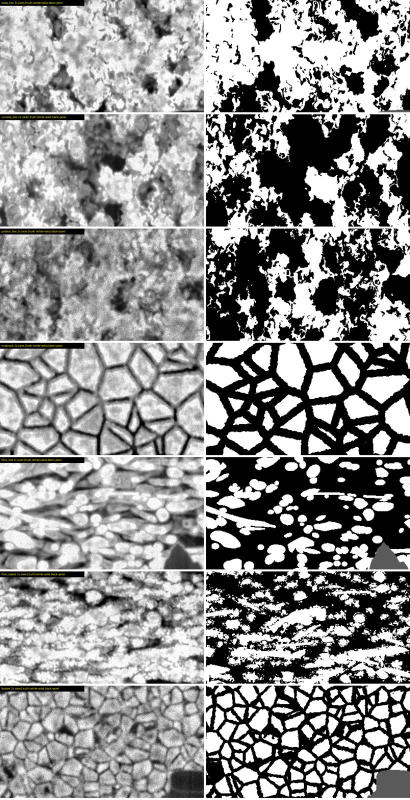
#> input picture webapp/samples/team_hou_zoom_types.jpg, 820 x 1600 px (shown at 1/2 size)
$ python -i roi.py   (imports and definitions only)
#> lines starting #> are read from the running program, lines starting #| are printed output that depends on the picture
"""Catalyst-layer region of interest.

The catalyst layer is the only strongly textured band in the frame: the Pt cap
above it and the membrane below it are smooth. We threshold a local-texture map,
take per-column top/bottom boundaries, smooth them along x and z, and shrink the
band by a margin so the Pt-infiltrated top fringe and the membrane edge stay out.
"""
import numpy as np
from scipy import ndimage as ndi
from skimage.filters import threshold_otsu

TEXTURE_WIN = 21      # px, local-std window
TEXTURE_SMOOTH = 6    # px, gaussian on the texture map
X_MEDIAN = 51         # px, boundary smoothing along x
Z_MEDIAN = 9          # slices, boundary smoothing along z
MARGIN = 30           # px, inward shrink of the band (~180 nm at 6 nm/px)
SIDE_MARGIN = 40      # px, trimmed from each lateral end (trench side walls)
EDGE_VOID_MIN = 1500  # px, dark regions this big that touch the band edge are gaps, not pores
EDGE_VOID_NECK = 7    # px, opening radius that separates a gap from pores connected to it
EDGE_VOID_DEPTH = 90  # px, gaps are only removed this far into the band
MIN_THICKNESS = 60    # px, columns thinner than this are dropped


def texture_map(img):
    g = ndi.gaussian_filter(img.astype(np.float32), 1.0)
    mu = ndi.uniform_filter(g, TEXTURE_WIN)
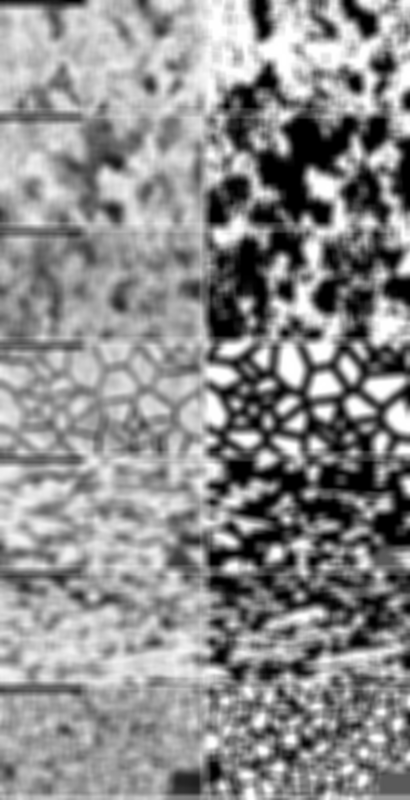
#> mu: shape (1600, 820) float32 (shown at 1/2 size); min -2.18e-14, max 255, mean 141.3; drawn with min black and max white
    var = ndi.uniform_filter(g * g, TEXTURE_WIN) - mu * mu
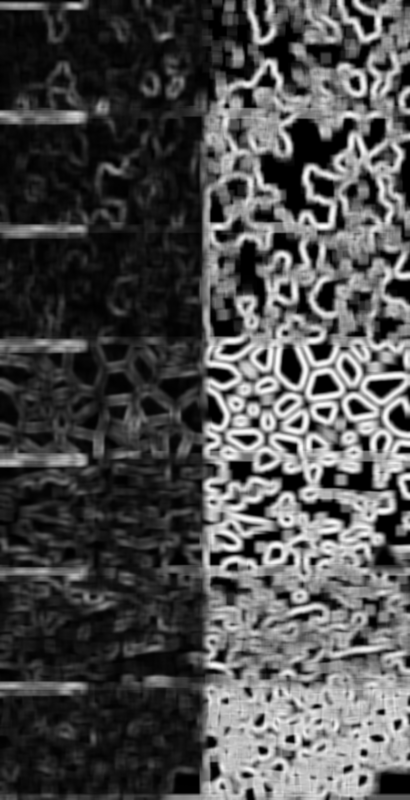
#> var: shape (1600, 820) float32 (shown at 1/2 size); min -0.00391, max 14426.5, mean 4415.9; drawn with min black and max white
    return ndi.gaussian_filter(np.sqrt(np.maximum(var, 0)), TEXTURE_SMOOTH)
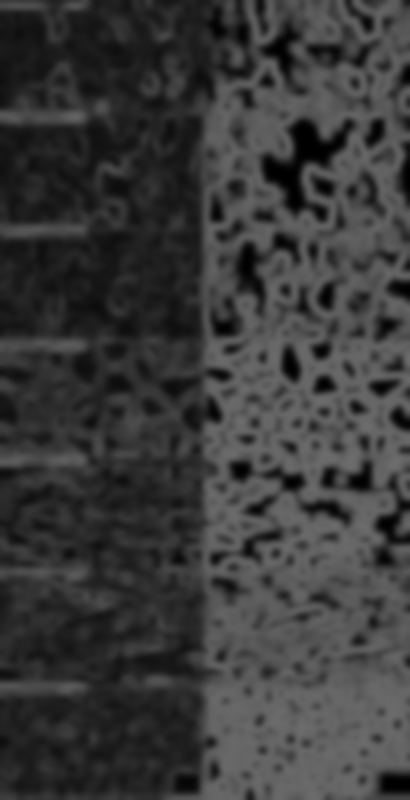
#> returned value: shape (1600, 820) float32 (shown at 1/2 size); min 0.000226, max 109.4, mean 58.2


# [76 lines left out: functions texture_threshold, raw_boundaries, _nanmedian_filter, smooth_boundaries, roi_from_boundaries, drop_edge_voids, not called in this run]


def _disk(r):
    y, x = np.ogrid[-r:r + 1, -r:r + 1]
    return x * x + y * y <= r * r

>>> import cv2
>>> picture = cv2.imread('../webapp/samples/team_hou_zoom_types.jpg', cv2.IMREAD_GRAYSCALE)
>>> result = texture_map(picture)

$ run again, on webapp/samples/comp_full_frame110.png
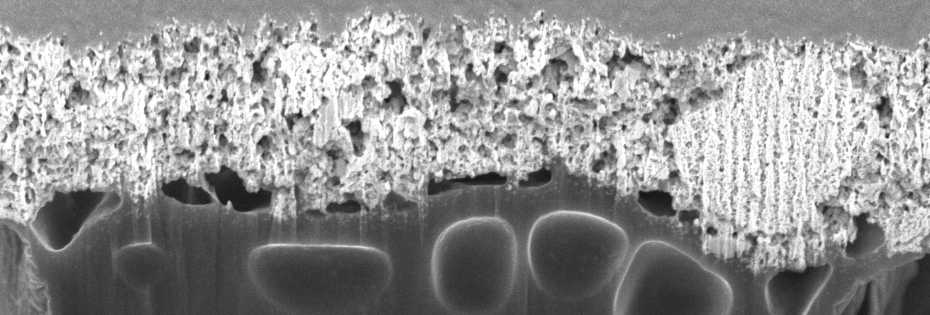
#> input picture webapp/samples/comp_full_frame110.png, 1860 x 630 px (shown at 1/2 size)
#> picture is the input picture: shape (630, 1860); min 13, max 255, mean 146.4
#> in texture_map, `var = ndi.uniform_filter(g * g, TEXTURE_WIN) - mu * mu`:
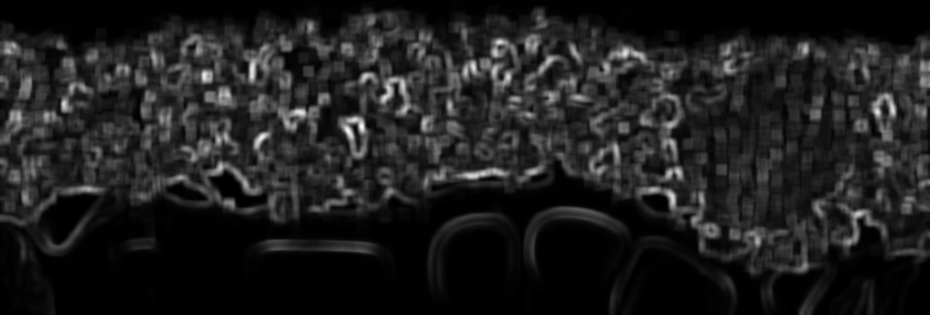
#> var: shape (630, 1860) float32 (shown at 1/2 size); min 1.62, max 6254, mean 767; drawn with min black and max white
#> in texture_map, `return ndi.gaussian_filter(np.sqrt(np.maximum(var, 0)), TEXTURE_SMOOTH)`:
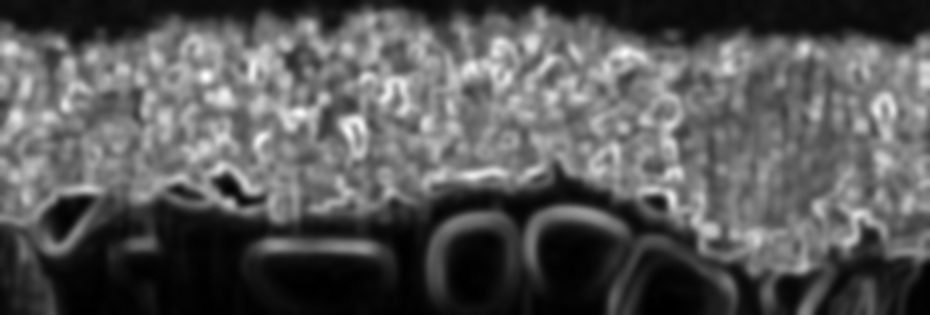
#> returned value: shape (630, 1860) float32 (shown at 1/2 size); min 1.52, max 64.03, mean 23.1; drawn with min black and max white

$ run again, on webapp/samples/comp_full_frame300.png
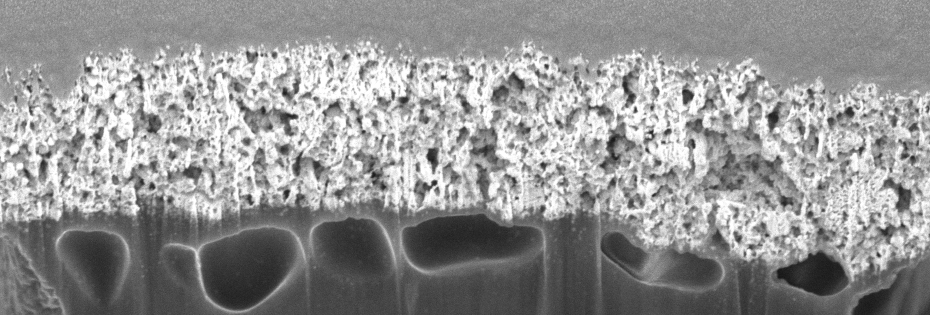
#> input picture webapp/samples/comp_full_frame300.png, 1860 x 630 px (shown at 1/2 size)
#> picture is the input picture: shape (630, 1860); min 17, max 255, mean 147.6
#> in texture_map, `var = ndi.uniform_filter(g * g, TEXTURE_WIN) - mu * mu`:
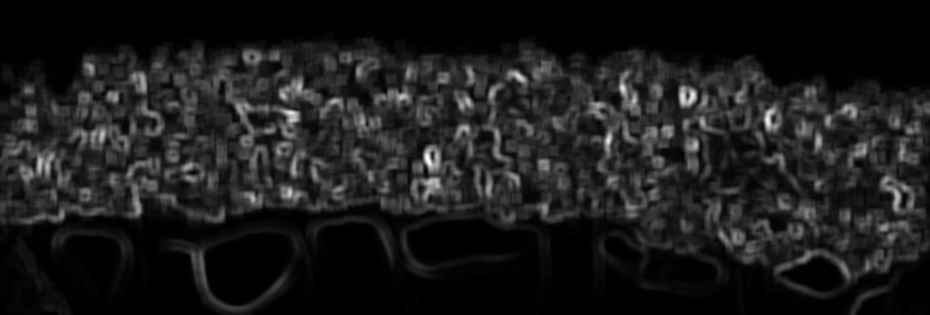
#> var: shape (630, 1860) float32 (shown at 1/2 size); min 1.37, max 6985.7, mean 774.2; drawn with min black and max white
#> in texture_map, `return ndi.gaussian_filter(np.sqrt(np.maximum(var, 0)), TEXTURE_SMOOTH)`:
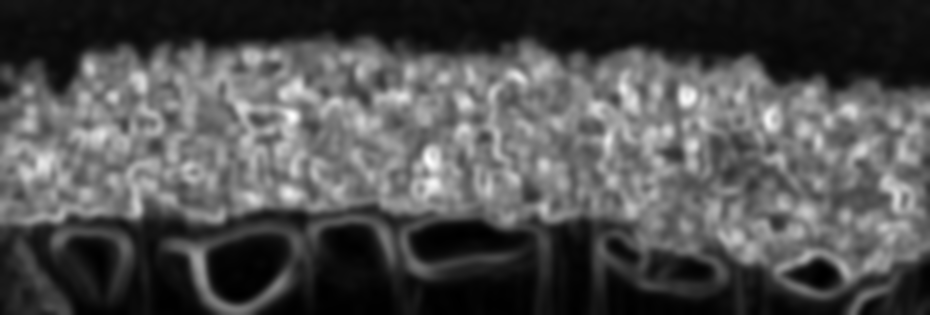
#> returned value: shape (630, 1860) float32 (shown at 1/2 size); min 1.69, max 68.31, mean 22.7; drawn with min black and max white
